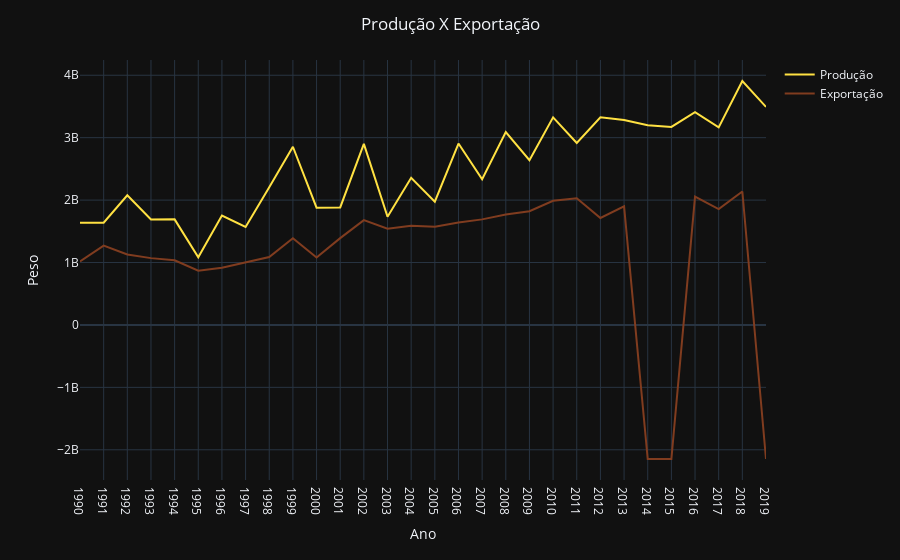

Write notebook code for a chart like this one.
### Code cell
fig = px.line(df, x=df.index, y=['production', 'export'])

fig.update_layout(title="Produção X Exportação", title_x=0.5, xaxis_title="Ano", yaxis_title="Peso", showlegend=True, template='plotly_dark', legend_title="")

fig.update_traces(line=dict(color="#ffe142"), selector=dict(name='production'), name="Produção")
fig.update_traces(line=dict(color='#803c1f'), selector=dict(name='export'), name="Exportação")

fig.show()

### Figure 1 — Plotly figure (JSON) as saved in the notebook; plotly's stock layout.template omitted (floating-point values rounded to 4 significant figures)
{"data": [{"hovertemplate": "variable=production<br>year=%{x}<br>value=%{y}<extra></extra>", "legendgroup": "production", "line": {"color": "#ffe142", "dash": "solid"}, "marker": {"symbol": "circle"}, "mode": "lines", "name": "Produção", "orientation": "v", "showlegend": true, "type": "scatter", "x": ["1990", "1991", "1992", "1993", "1994", "1995", "1996", "1997", "1998", "1999", "2000", "2001", "2002", "2003", "2004", "2005", "2006", "2007", "2008", "2009", "2010", "2011", "2012", "2013", "2014", "2015", "2016", "2017", "2018", "2019"], "xaxis": "x", "y": [1637160000, 1637580000, 2076180000, 1690020000, 1691520000, 1083600000, 1751820000, 1568880000, 2205660000, 2854680000, 1878600000, 1881900000, 2901120000, 1732380000, 2356860000, 1975980000, 2905920000, 2334660000, 3089460000, 2638620000, 3325680000, 2915520000, 3325080000, 3281340000, 3198300000, 3172260000, 3407280000, 3164400000, 3907860000, 3492660000], "yaxis": "y"}, {"hovertemplate": "variable=export<br>year=%{x}<br>value=%{y}<extra></extra>", "legendgroup": "export", "line": {"color": "#803c1f", "dash": "solid"}, "marker": {"symbol": "circle"}, "mode": "lines", "name": "Exportação", "orientation": "v", "showlegend": true, "type": "scatter", "x": ["1990", "1991", "1992", "1993", "1994", "1995", "1996", "1997", "1998", "1999", "2000", "2001", "2002", "2003", "2004", "2005", "2006", "2007", "2008", "2009", "2010", "2011", "2012", "2013", "2014", "2015", "2016", "2017", "2018", "2019"], "xaxis": "x", "y": [1016160000, 1270980000, 1127460000, 1070280000, 1036380000, 868080000, 915060000, 1008060000, 1088640000, 1388940000, 1080960000, 1390320000, 1678920000, 1542660000, 1588680000, 1571880000, 1642140000, 1691040000, 1770600000, 1822680000, 1990020000, 2028360000, 1712940000, 1899060000, -2147483648, -2147483648, 2056140000, 1855500000, 2138220000, -2147483648], "yaxis": "y"}], "layout": {"legend": {"title": {"text": ""}, "tracegroupgap": 0}, "margin": {"t": 60}, "showlegend": true, "title": {"text": "Produção X Exportação", "x": 0.5}, "xaxis": {"anchor": "y", "domain": [0, 1], "title": {"text": "Ano"}}, "yaxis": {"anchor": "x", "domain": [0, 1], "title": {"text": "Peso"}}}}
